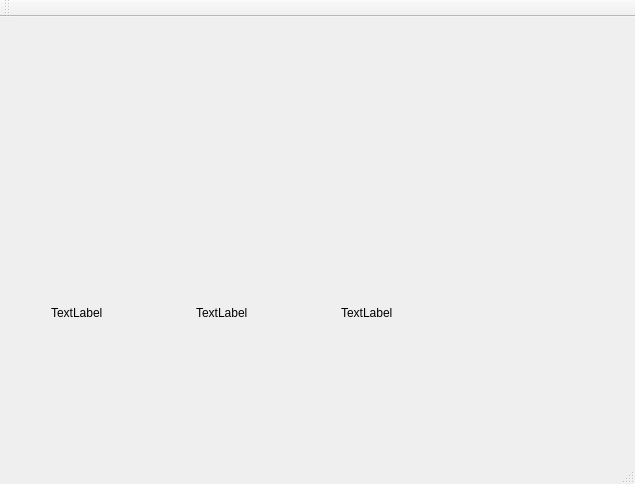
<?xml version="1.0" encoding="UTF-8"?>
<ui version="4.0">
 <class>MainWindow</class>
 <widget class="QMainWindow" name="MainWindow">
  <property name="geometry">
   <rect>
    <x>0</x>
    <y>0</y>
    <width>635</width>
    <height>484</height>
   </rect>
  </property>
  <property name="windowTitle">
   <string>MainWindow</string>
  </property>
  <widget class="QWidget" name="centralWidget">
   <widget class="QWidget" name="horizontalLayoutWidget">
    <property name="geometry">
     <rect>
      <x>40</x>
      <y>230</y>
      <width>451</width>
      <height>131</height>
     </rect>
    </property>
    <layout class="QHBoxLayout" name="horizontalLayout">
     <item>
      <widget class="QLabel" name="pt_id">
       <property name="text">
        <string>TextLabel</string>
       </property>
      </widget>
     </item>
     <item>
      <widget class="QLabel" name="modality">
       <property name="text">
        <string>TextLabel</string>
       </property>
      </widget>
     </item>
     <item>
      <widget class="QLabel" name="study_date">
       <property name="text">
        <string>TextLabel</string>
       </property>
      </widget>
     </item>
    </layout>
   </widget>
  </widget>
  <widget class="QMenuBar" name="menuBar">
   <property name="geometry">
    <rect>
     <x>0</x>
     <y>0</y>
     <width>635</width>
     <height>25</height>
    </rect>
   </property>
  </widget>
  <widget class="QToolBar" name="mainToolBar">
   <attribute name="toolBarArea">
    <enum>TopToolBarArea</enum>
   </attribute>
   <attribute name="toolBarBreak">
    <bool>false</bool>
   </attribute>
  </widget>
  <widget class="QStatusBar" name="statusBar"/>
 </widget>
 <layoutdefault spacing="6" margin="11"/>
 <resources/>
 <connections/>
</ui>
